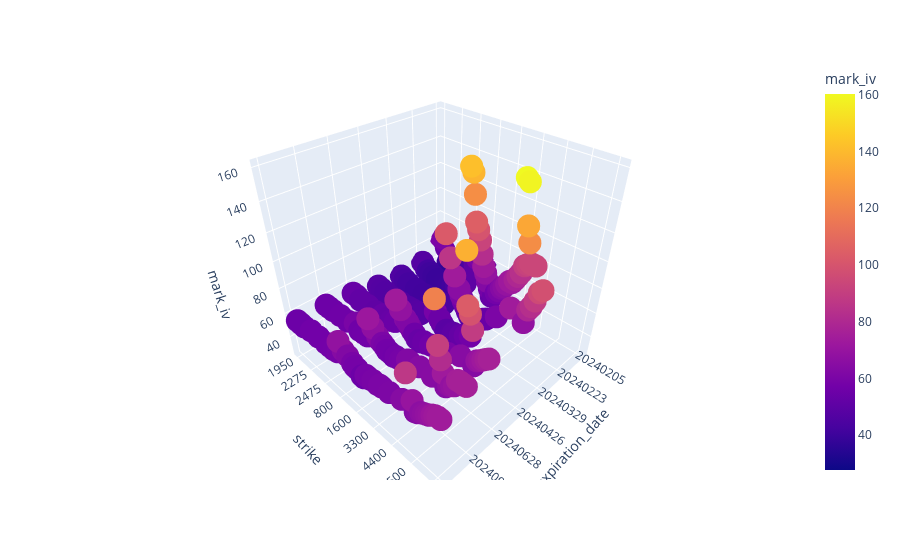

Notebook code cell kept with this figure:
### Code cell
import plotly.express as px

#iv_surface = iv_surface.apply(pd.to_numeric,axis=1)

fig = px.scatter_3d(iv_surface, x='expiration_date', y='strike', z='mark_iv',color = 'mark_iv',
                    size_max = 2)
fig.show()

### Figure 1 — Plotly figure (JSON) as saved in the notebook; plotly's stock layout.template omitted (floating-point values rounded to 4 significant figures; data arrays with more than 128 entries replaced by an {"elided": "..."} marker saying what was removed)
{"data": [{"hovertemplate": "expiration_date=%{x}<br>strike=%{y}<br>mark_iv=%{marker.color}<extra></extra>", "legendgroup": "", "marker": {"color": {"elided": "350 float values"}, "coloraxis": "coloraxis", "symbol": "circle"}, "mode": "markers", "name": "", "scene": "scene", "showlegend": false, "type": "scatter3d", "x": {"elided": "350 str values"}, "y": {"elided": "350 str values"}, "z": {"elided": "350 float values"}}], "layout": {"coloraxis": {"colorbar": {"title": {"text": "mark_iv"}}, "colorscale": [[0, "#0d0887"], [0.1111, "#46039f"], [0.2222, "#7201a8"], [0.3333, "#9c179e"], [0.4444, "#bd3786"], [0.5556, "#d8576b"], [0.6667, "#ed7953"], [0.7778, "#fb9f3a"], [0.8889, "#fdca26"], [1, "#f0f921"]]}, "legend": {"tracegroupgap": 0}, "margin": {"t": 60}, "scene": {"domain": {"x": [0, 1], "y": [0, 1]}, "xaxis": {"title": {"text": "expiration_date"}}, "yaxis": {"title": {"text": "strike"}}, "zaxis": {"title": {"text": "mark_iv"}}}}}
